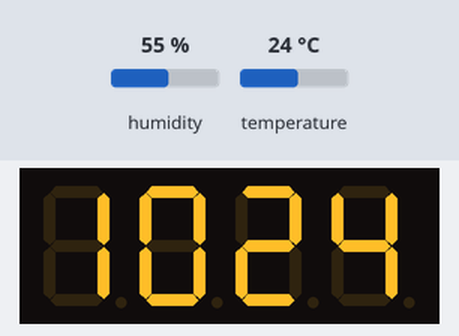
Bench run of a sketch on a simulated Arduino Uno, built with avr-gcc and run on an emulated ATmega328P. On the bench: 4-digit seven-segment display. The test bench sets the inputs (shaded band); at power-on: humidity 55 %, temperature 24 °C. The local clock reads 2024-03-15 10:24:30 at power-on unless the sketch sets it.

Above: at 2.8 s.
2.9 s: humidity set to 22 %
At 7.4 s:
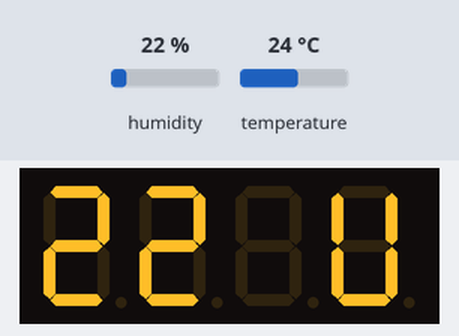
8.9 s: humidity set to 40 %
At 13.3 s:
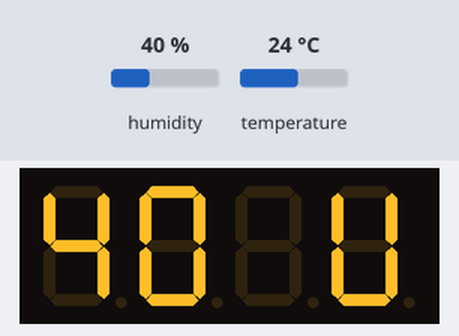
14.9 s: humidity set to 68 %
At 19.3 s:
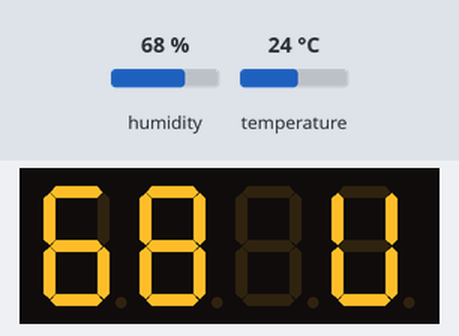
Timing chart, 0 to 20.8 s (numbered marks = the images above; inputs shaded):
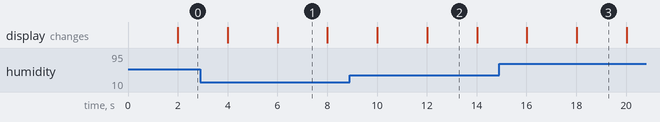

Measured:
- what the display in image 1 shows lasts 2.0 s, from 6.0 s to 8.0 s

The sketch:

7SegmentsTemperatura.ino
```cpp
#include "SevSeg.h"
#include "DHT.h"
#include <ThreeWire.h>
#include <RtcDS1302.h>

#define DHTPIN A0
#define DHTTYPE DHT11
#define MAX_NUMBER_STRINGS 3
#define MAX_STRING_SIZE 8
#define PATTERN_CHANGE_TIME 2000

ThreeWire myWire(A3, A1, A2); //DAT/IO, CLK/SCLK, RST/CE
RtcDS1302<ThreeWire> rtc(myWire);
DHT dht(DHTPIN, DHTTYPE);

//Create an instance of the object.
SevSeg myDisplay;

//Create global variables
int deciSecond = 0;
byte numDigits = 4;
byte digitPins[] = {2, 3, 4, 5};
byte segmentPins[] = {6, 7, 8, 9, 10, 11, 12, 13};
bool resistorsOnSegments = true;    // 'false' means resistors are on digit pins
byte hardwareConfig = COMMON_ANODE; // See README.md for options
bool updateWithDelays = true;       // Default 'false' is Recommended
bool leadingZeros = false;          // Use 'true' if you'd like to keep the leading zeros
bool disableDecPoint = false;       // Use 'true' if your decimal point doesn't exist or isn't connected

char valuesToDisplay[MAX_NUMBER_STRINGS][MAX_STRING_SIZE];

unsigned long timer = millis() - PATTERN_CHANGE_TIME;

float umidade;
float temperatura;
float sensacaoTermica;

byte qtdInformacao = 2;
void setup()
{
  Serial.begin(9600);
  rtc.Begin();

  // RtcDateTime compiled = RtcDateTime(__DATE__, __TIME__);
  // rtc.SetDateTime(compiled);
  int numberOfDigits = 4;
  dht.begin();
  myDisplay.begin(hardwareConfig, numDigits, digitPins, segmentPins, resistorsOnSegments, updateWithDelays, leadingZeros, disableDecPoint);

  myDisplay.setBrightness(10);

  timer = millis();
}

void loop()
{
  LerSensorTemperatura();
  PrepareValuesToDisplay();

  if (millis() > (timer + PATTERN_CHANGE_TIME))
  {
    myDisplay.setChars(valuesToDisplay[qtdInformacao]);
    qtdInformacao++;
    if (qtdInformacao >= MAX_NUMBER_STRINGS)
    {
      qtdInformacao = 0;
    }

    timer = millis();
  }

  myDisplay.refreshDisplay();
}

void LerSensorTemperatura()
{
  umidade = dht.readHumidity();
  temperatura = dht.readTemperature() * 10;
  sensacaoTermica = dht.computeHeatIndex(temperatura, umidade, false) * 10;

  if (isnan(umidade) || isnan(temperatura))
  {
    Serial.println("Falha ao ler o sensor DHT11!");
    return;
  }
}

void PrepareValuesToDisplay()
{
  RtcDateTime now = rtc.GetDateTime();
  char charTemperatura[5];
  char charUmidade[5];
  char charHora[5];
  int tempInt = temperatura;
  int umidadeInt = umidade;

  sprintf(charTemperatura, "%02dC", tempInt);
  sprintf(charUmidade, "%02d U", umidadeInt);
  sprintf(charHora, "%02d%02d", now.Hour(), now.Minute());

  strcpy(valuesToDisplay[0], charTemperatura);
  strcpy(valuesToDisplay[1], charUmidade);
  strcpy(valuesToDisplay[2], charHora);
}
```
